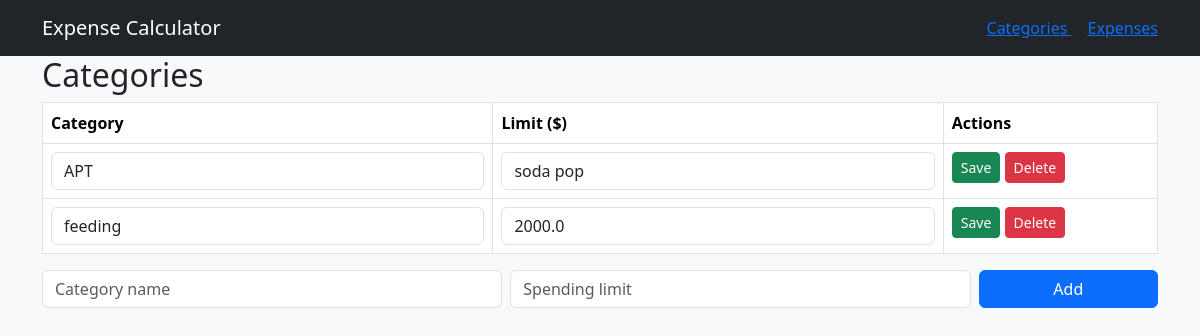
The page /categories on the database as committed earlier.
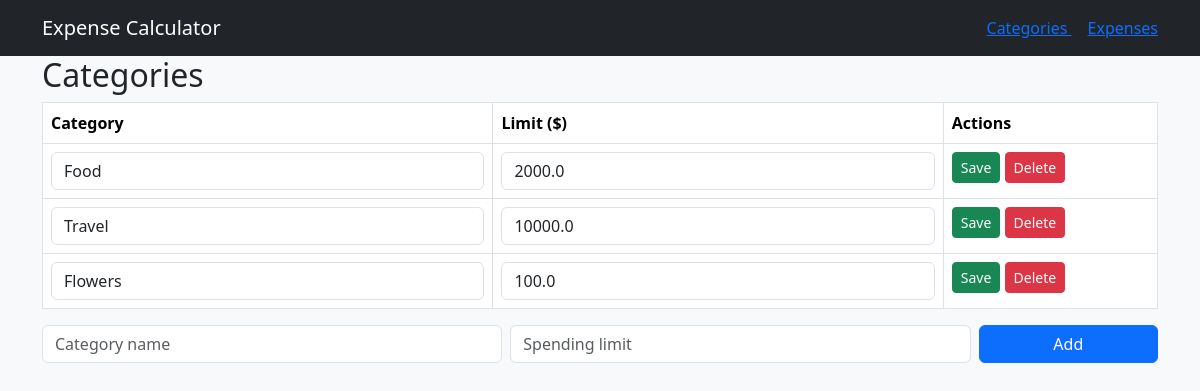
The same page on the database as committed later.
### tables this page shows
CREATE TABLE `category` (`id` INTEGER PRIMARY KEY AUTOINCREMENT UNIQUE NOT NULL, `name` TEXT NOT NULL, `spending_limit` REAL);

### app.py (the view)
@app.route("/categories")
def view_categories():
    sql = "SELECT * FROM category"
    categories = query_db(sql)
    return render_template("categories.html", categories = categories)

### app.py (called while the page is built)
def get_db():
    db = getattr(g, '_database', None)
    if db is None:
        db = g._database = sqlite3.connect(DATABASE)
    return db

def query_db(query, args=(), one=False):
    cur = get_db().execute(query, args)
    rv = cur.fetchall()
    cur.close()
    return (rv[0] if rv else None) if one else rv

### templates/categories.html (shortened to what this page needs)
<!DOCTYPE html>
<html lang="en">
<head>
</head>
<body>
    {% extends "base.html" %}
    {% block content %}
    <h2> Categories</h2>
    <table class = "table table-bordered">
        <tr><th>Category</th><th>Limit ($)</th><th>Actions</th></tr>
        {%for category in categories%}
            <tr>
                <form method = "POST" action = "{{url_for ('edit_category', id=category[0]) }}">
                    <td><input class = "form-control" name= "name" value = "{{category[1]}}"></td>
                    <td><input class = "form-control" name= "spending_limit" value = "{{category[2]}}"></td>
                    <td>
                        <button class="btn btn-success btn-sm"> Save</button>
                        <a href = "{{url_for ('delete_category', id=category[0])}}" class = "btn btn-danger btn-sm"> Delete</a>
                    </td>
                </form>
            </tr>
        {%endfor%}
    </table>
    <form method = "POST" action = "{{url_for ('add_category')}}" class = "row g-2 mb-3">
        <div class = "col-md-5"><input class = "form-control" name ="name" placeholder = "Category name" required></div>
        <div class = "col-md-5"><input class = "form-control" name = "spending_limit" placeholder = "Spending limit" required></div>
        <div class = "col-md-2"><button class = "btn btn-primary w-100">Add</button></div>
    </form>
{%endblock%}

### templates/base.html (shortened to what this page needs)
<!DOCTYPE html>
<html lang="en">
<head>
    <link rel="stylesheet" href="https://cdn.jsdelivr.net/npm/bootstrap@5.3.2/dist/css/bootstrap.min.css">
</head>
<body>
    <body class = "bg-light">
        <nav class = "navbar navbar-expand-lg navbar-dark bg-dark mb4">
            <div class = "container">
                <a class = "navbar-brand" href = "{{url_for('home')}}"> Expense Calculator</a>
                <div>
                    <a class="bt btn-light btn-sm me-3" href ="{{url_for ('view_categories')}}">Categories </a>
                    <a class="bt btn-light btn-sm me" href ="{{ url_for('view_expenses') }}"> Expenses </a>
                </div>
            </div>
        </nav>
        <div class = "container">
            {%block content%} {%endblock%}
        </div>
</body>
</html>

Rows that differ between the two databases and show on the page:
removed category: name "APT", spending_limit "soda pop"
removed category: name "feeding", spending_limit "2000.0"
added category: name "Food", spending_limit "2000.0"
added category: name "Travel", spending_limit "10000.0"
added category: name "Flowers", spending_limit "100.0"
